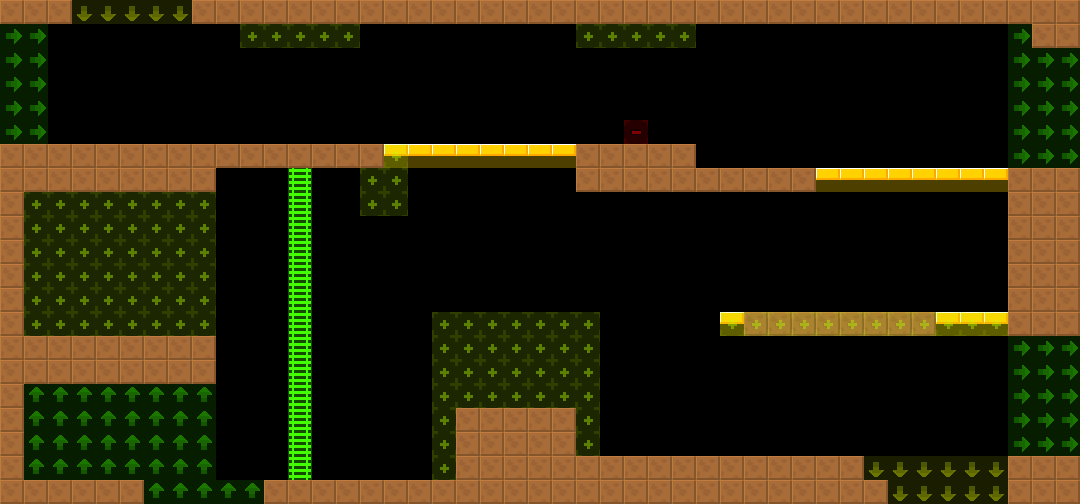

Rendered tile map (Tiled .tmx) drawn with the repository's tilesets; below, a short description and the map source with its tile grids summarised:
An orthogonal 45x21 tile map with 24x24 px tiles, 2 tile layers (col, lnk), 2 tilesets and 1 object (Door).

<map version="1.4" tiledversion="1.4.2" orientation="orthogonal" renderorder="right-down" width="45" height="21" tilewidth="24" tileheight="24" infinite="0" nextlayerid="4" nextobjectid="8">
 <tileset firstgid="6" source="../../lnk.tsx" />
 <tileset firstgid="1" source="../../col.tsx" />
 <layer id="1" name="col" width="45" height="21">
  <data>[945 cells, 237 non-empty, 3 distinct tile ids]</data>
 </layer>
 <layer id="2" name="lnk" width="45" height="21" opacity="0.5">
  <data>[945 cells, 203 non-empty, 5 distinct tile ids]</data>
 </layer>
 <objectgroup id="3" name="markers" opacity="0.5">
  <object id="1" name="Door" type="Door" x="624" y="120" width="24" height="24">
   <properties>
    <property name="yr" value="0" />
    <property name="xr" value="0" />
   </properties>
  </object>
 </objectgroup>
</map>
